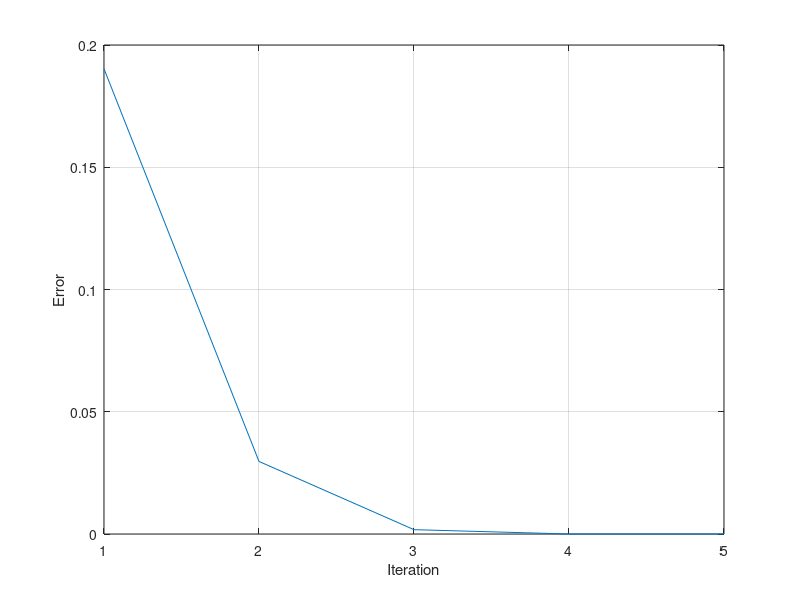

Write the MATLAB code that produced this figure.
function[V] = test_q2()

    % Solves the system of nonlinear equations in 2a) (see report) using the Newton
    % Raphson method

    V1 =  0;
    V2 = 0;
    E = 0.2;
    R = 512.0;
    Isa = 0.0000008;
    Isb = 0.0000011;
    V1 = 0.0;
    V2 = 0.0;
    k = 0.025;

    iterations = 0;
    
    V = vector_newton_raphson(Isa,Isb,k,E,R,V1,V2,iterations);
    f1 = V(1,1) - E + R * Isa * (exp((V(1,1) - V(2,1)) / k) - 1.0);
    f2 = Isa * ((exp((V(1,1) - V(2,1)) / k) - 1.0)) - Isb * (exp(V(2,1) / k) - 1.0);

     % Set up storage for errors
    npoints = 10;
    error_list = cell(npoints, 2);

    % Get the error
    fV1 = V(1,1) - E + R * Isa * (exp((V(1,1) - V(2,1)) / k) - 1.0);
    fV2 = Isa * ((exp((V(1,1) - V(2,1)) / k) - 1.0)) - Isb * (exp(V(2,1) / k) - 1.0);
    f01 = -1 * E + R * Isa * (exp(- 1.0));
    f02 = Isa * ((exp(- 1.0)) - Isb * (exp(- 1.0)));
    error_list(1, :) = {1, ((abs(fV1) + abs(fV2)) / (abs(f01) + abs(f02)))}; 
     
    while abs(f1) + abs(f2) > 1e-14
        % Update
        iterations = iterations + 1; 
        V = vector_newton_raphson(Isa,Isb,k,E,R,V(1,1),V(2,1),iterations);
        f1 = V(1,1) - E + R * Isa * (exp((V(1,1) - V(2,1)) / k) - 1.0);
        f2 = Isa * ((exp((V(1,1) - V(2,1)) / k) - 1.0)) - Isb * (exp(V(2,1) / k) - 1.0);

        % Get the error
        fV1 = V(1,1) - E + R * Isa * (exp((V(1,1) - V(2,1)) / k) - 1.0);
        fV2 = Isa * ((exp((V(1,1) - V(2,1)) / k) - 1.0)) - Isb * (exp(V(2,1) / k) - 1.0);
        f01 = -1 * E + R * Isa * (exp(- 1.0));
        f02 = Isa * ((exp(- 1.0)) - Isb * (exp(- 1.0)));
        error_list(iterations + 1, :) = {iterations + 1, ((abs(fV1) + abs(fV2)) / (abs(f01) + abs(f02)))}; 

    end 

    disp("Number of iterations: ")  
    iterations 

    disp("V1 : ")
    V(1,1)
    disp("V2 : ")
    V(2,1)


    error_list(iterations + 1:end, :) = [];
    errors = cell2mat(error_list);
    fprintf('\n Plotting graph for Error... \n ')

    figure(1)
    plot(errors(:, 1), errors(:,2))
    xlabel('Iteration') 
    ylabel('Error')
    grid

    function[V] = vector_newton_raphson(Isa, Isb, k, E, R, V1, V2, iterations)
        % Vectorized Newton Raphson implementation
        f1 = V1 - E + R * Isa * (exp((V1 - V2) / k) - 1.0);
        f2 = Isa * ((exp((V1 - V2) / k) - 1.0)) - Isb * (exp(V2 / k) - 1.0);  
        f1V1Prime = 1.0 + (R * Isa / k) * (exp((V1 - V2) / k));
        f1V2Prime = -1.0 * (R * Isa / k) * (exp((V1 - V2) / k));
        f2V1Prime = (Isa / k) * (exp((V1 - V2) / k));
        f2V2Prime = -1.0 * (Isa / k) * (exp((V1 - V2) / k)) - (Isb / k) * (exp(V2 / k));
        V = [V1; V2];
        f = [f1; f2]; 
        J(1:2,1:2) = 0;
        J(1,1) = f1V1Prime;
        J(1,2) = f1V2Prime;
        J(2,1) = f2V1Prime;
        J(2,2) = f2V2Prime;
        J_inverse = mat_inverse(J);

        negative_product = -1 * matrix_multiply(J_inverse, f);
        V = matrix_add_or_subtract(negative_product, V, 'a');

    function[A_inv] = mat_inverse(A)
    %   Function that inverts a 2 x 2 matrix

        A_det = A(1,1) * A(2,2) - A(1,2) * A(2,1);
        A_inv(1:2, 1:2) = 0;
        A_inv(1,1) = A(2,2) / A_det;
        A_inv(2,2) = A(1,1) / A_det;
        A_inv(1,2) = -1 * A(1,2) / A_det;
        A_inv(2,1) = -1 * A(2,1) / A_det;

    function[C] = matrix_add_or_subtract(A,B,operation)
    %   Function that performs vector/matrix addition/subtraction
    %   Matrices A and B must be the same size. Operation should be specified
    %   as 's' for subtract and 'a' for add. Returns the result C

        size_A = size(A);
        size_B = size(B);
        rows_A = size_A(1);
        cols_A = size_A(2);
        rows_B = size_B(1);
        cols_B = size_B(2);
        if rows_A == rows_B & cols_A == cols_B
    
            C(1:rows_A,1:cols_A)=0; 
            if operation == 'a'
                for i = 1:rows_A
                    for j = 1:cols_A
                        C(i,j) = A(i,j)+B(i,j);
                    end;
                end;
            elseif operation == 's'
                for i = 1:rows_A
                    for j = 1:cols_A
                        C(i,j) = A(i,j)-B(i,j);
                    end;
                end;
            end;  
        else
            error("The two matrices to be added have to be equal in size")
        end;

    function[C] = matrix_multiply(A, B)
    %   Function that multiplies two matricies A and B
    %   The number of columns in matrix A must equal the number of rows in matrix B. The
    %   product matrix, C, is returned.
    
        size_A = size(A);
        size_B = size(B);
        rows_A = size_A(1);
        cols_A = size_A(2);
        rows_B = size_B(1);
        cols_B = size_B(2);

        if cols_A == rows_B
            C(1:rows_A,1:cols_B)=0;
            for i = 1:rows_A
                for j = 1:cols_B
                    for k = 1:cols_A
                        C(i,j) = C(i,j) + (A(i, k) * B(k,j));
                    end;
                end;
            end;
        else
            error("Cannot multiply the two matrices. Cols_A must equal Rows_B")
        end;

    

     